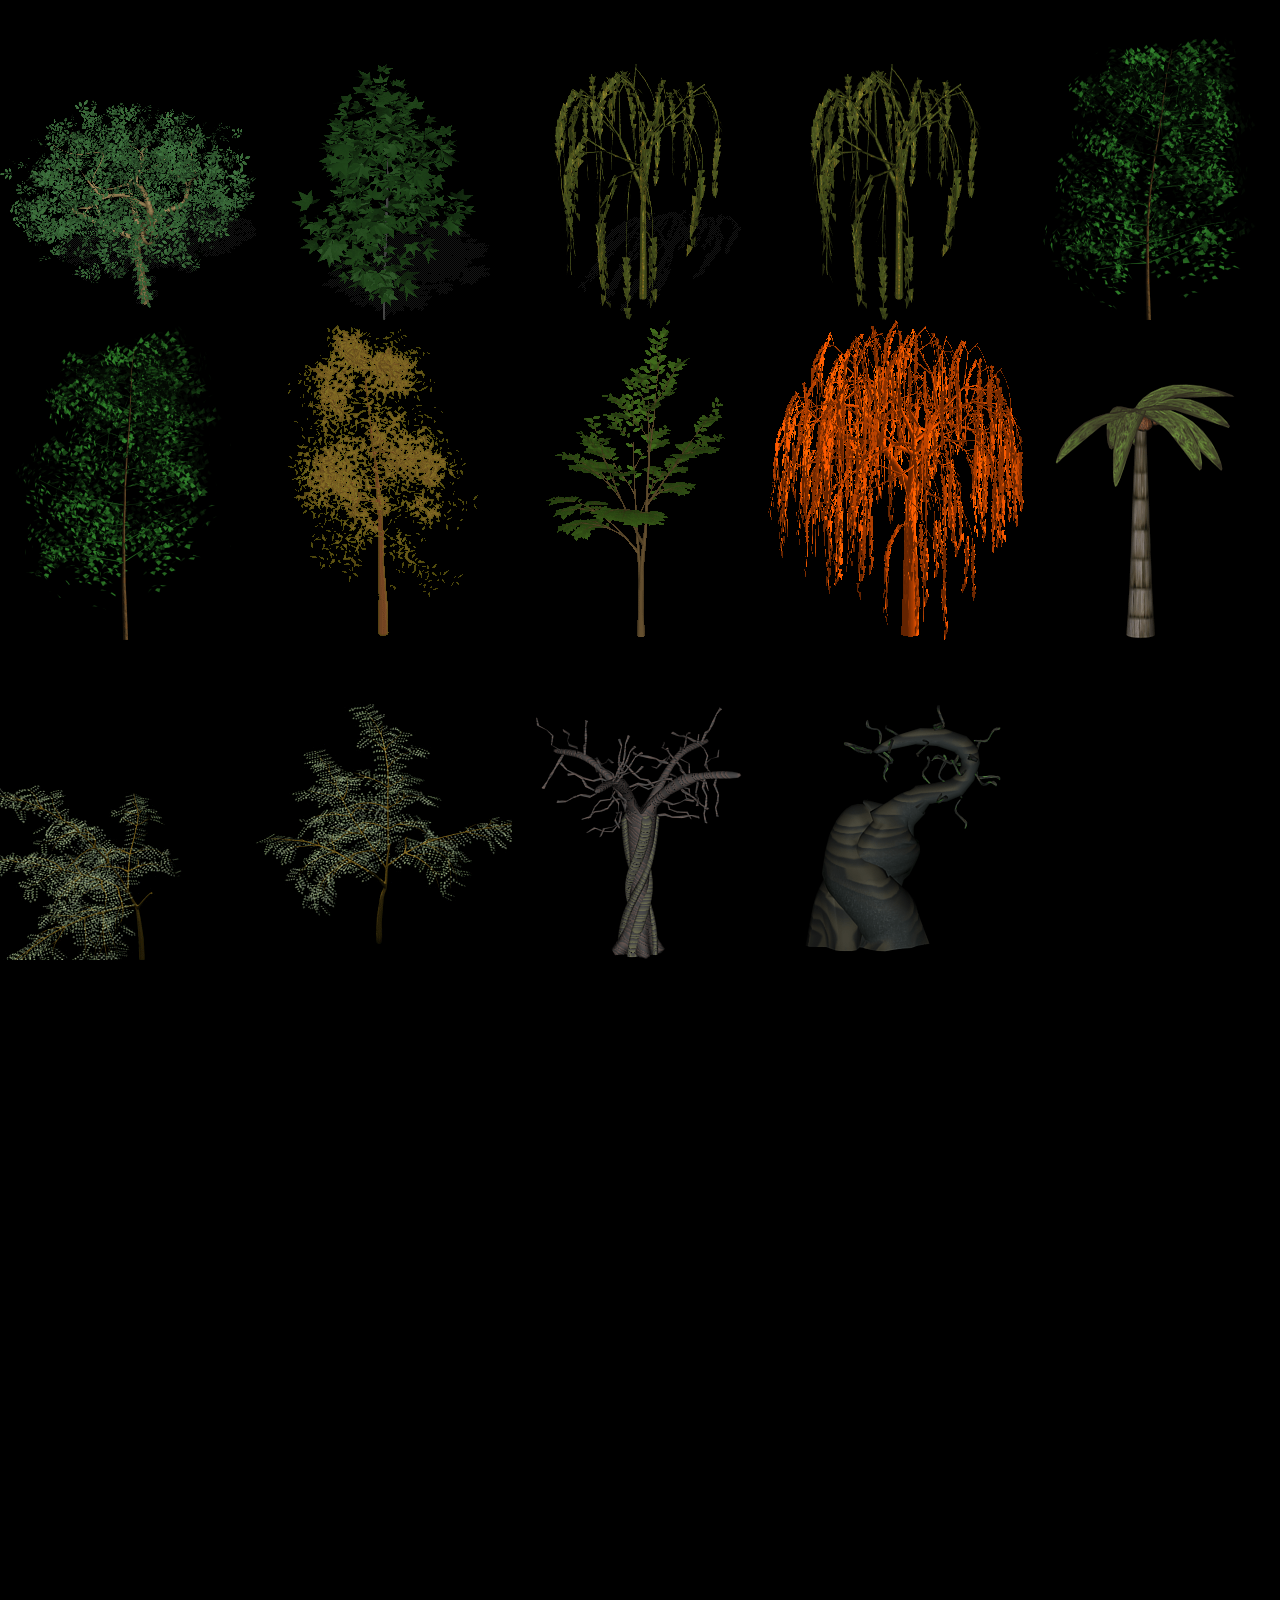

This is a level from a 2D game, rendered from its Tiled map with the project's own tilesets. A one-line summary and the complete map file follow:
An orthogonal 5x5 tile map with 256x320 px tiles, 1 tile layer (Capa de patrones 1).

<map version="1.10" tiledversion="1.11.0" orientation="orthogonal" renderorder="right-down" width="5" height="5" tilewidth="256" tileheight="320" infinite="0" nextlayerid="2" nextobjectid="1">
 <editorsettings>
  <export target="arboles.tmx" format="tmx" />
 </editorsettings>
 <tileset firstgid="1" name="arboles" tilewidth="256" tileheight="320" tilecount="25" columns="5">
  <image source="../../public/personajes/arboles.png" trans="000000" width="1280" height="1600" />
 </tileset>
 <layer id="1" name="Capa de patrones 1" width="5" height="5">
  <data encoding="csv">
1,2,3,4,5,
6,7,8,9,10,
11,12,13,14,15,
0,0,0,0,0,
0,0,0,0,0
</data>
 </layer>
</map>
